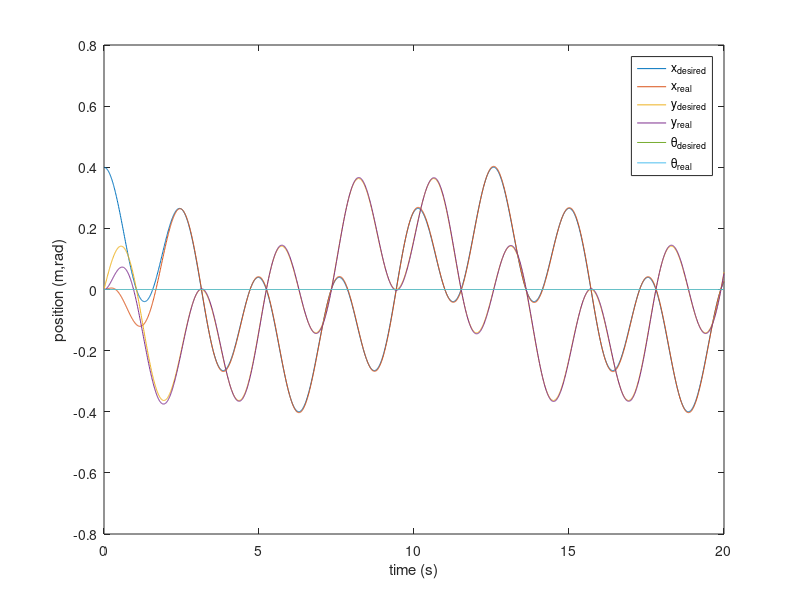
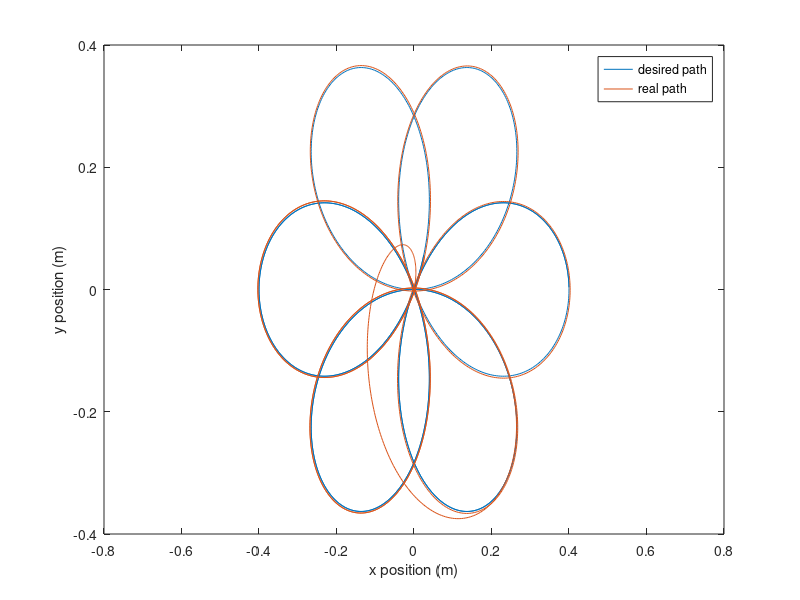
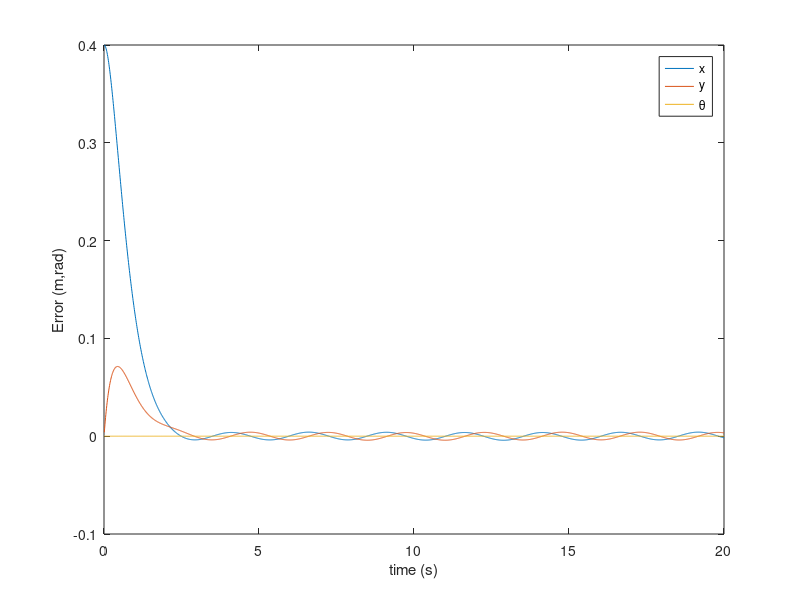

The MATLAB source for these figures, in order:
%% Question 3
% % 
clc
clear all

dt=0.01;
t_final=20;

outputs = zeros(t_final/dt,7);

y=[0;0;0];yd=[0;0;0];dyd=[0;0;0];ddyd=[0;0;0]; %will redefine these

z2=[0;0;0]; %velocities
z1=[0;0;0]; %position

Iw=0.0000427; %wheel moment of inertia - FIX THIS VALUE
rw=0.034925; %wheel radius
rR=0.195; %COM to wheel distance
m=3.5; %mass of the robot
IR=0.05; %robot moment of inertia


I=eye(4);
S=[0,0,0,0;0,0,0,0;0,0,0,0;0,0,0,0];
M=[m,0,0;0,m,0;0,0,IR];
Q=[-sin(z1(3)), -sin(z1(3)+pi/2), -sin(z1(3)+pi), -sin(z1(3)+3*pi/2);
    cos(z1(3)), cos(z1(3)+pi/2), cos(z1(3)+pi), cos(z1(3)+3*pi/2);
    rR,rR,rR,rR];
R=[0,1,rw;-1,0,rw;0,-1,rw;1,0,rw];
T=[cos(z1(3)),sin(z1(3)),0;-sin(z1(3)),cos(z1(3)),0;0,0,1];
Tdot=z2(3)*[-sin(z1(3)),cos(z1(3)),0;-cos(z1(3)),-sin(z1(3)),0;0,0,0];

Nstar=Iw/rw*(S+I)*R*Tdot;
Mstar=rw*Q\M+Iw/rw*(S+I)*R*T;

k1=[-4.1,0,0;0,-4.1,0;0,0,-4.1]; % THESE BETTER HAVE NEGATIVE EIGSSSS
k2=[-5,0,0;0,-5,0;0,0,-5];

u=-k1*(dyd-z2)-k2*(yd-z1);
tau=Mstar*(ddyd+u)+Nstar*z1;


%x_k+1=(Ax+Bu)*dt+x
%y_next = Cx*dt+y

%create some random points
randominput = rand(3,20)*6-3;

for t=1:t_final/dt
%    %sinusoidal functions
%    yd = [0.4*cos(t*dt);0.4*sin(t*dt);0];
%    dyd = [-0.4*sin(t*dt);0.4*cos(t*dt);0];
%    ddyd = [-0.4*cos(t*dt);-0.4*sin(t*dt);0];

   %go to a point
%     yd=[1;0;0];
%     dyd=[0;0;0];
%     ddyd=[0;0;0];

   %step functions
%      yd = [square(t*dt/2);0;5];
%      dyd=[0;0;0];
%      ddyd=[0;0;0];
    
   %random inputs
%    yd = randominput(:,int8(t*dt/5)+1);
%    dyd=[0;0;0];
%    ddyd=[0;0;0];

   %Rose Plot
   ped=3/2;
   yd=[cos(ped*t*dt)*cos(t*dt);cos(ped*t*dt)*sin(t*dt);0]*0.4;
   dyd = [sin(t*dt)*(-cos(ped*t*dt))-ped*cos(t*dt)*sin(ped*t*dt);
       cos(t*dt)*cos(ped*t*dt)-ped*sin(t*dt)*sin(ped*t*dt);
       0]*0.4;
   ddyd = [2*ped*sin(t*dt)*sin(ped*t*dt)-(ped^2+1)*cos(t*dt)*cos(ped*t*dt);
        -(ped^2+1)*sin(t*dt)*cos(ped*t*dt)-2*ped*cos(t*dt)*sin(ped*t*dt);
        0]*0.4;



    Q=[-sin(z1(3)), -sin(z1(3)+pi/2), -sin(z1(3)+pi), -sin(z1(3)+3*pi/2);
    cos(z1(3)), cos(z1(3)+pi/2), cos(z1(3)+pi), cos(z1(3)+3*pi/2);
    rR,rR,rR,rR];
    T=[cos(z1(3)),sin(z1(3)),0;-sin(z1(3)),cos(z1(3)),0;0,0,1];
    Tdot=z2(3)*[-sin(z1(3)),cos(z1(3)),0;-cos(z1(3)),-sin(z1(3)),0;0,0,0];
    
    Nstar=Iw/rw*(S+I)*R*Tdot;
    Mstar=rw*pinv(Q)*M+Iw/rw*(S+I)*R*T;
    
    y=z1;
    u=-k1*(dyd-z2)-k2*(yd-z1)
    tau=Mstar*(ddyd+u)+Nstar*z1 %WATCH IT U SILLY SILLY MAN

    
    if max(abs(tau))>23.144 %max torque of 75
        tau = tau./max(abs(tau))*23.144;
    end
    
    z1=z2*dt+z1;
    z2=Mstar\(tau-Nstar*z2)*dt+z2;

    outputs(int32(t),:)=[t*dt,yd(1),yd(2),yd(3),y(1),y(2),y(3)];
end

figure
plot(outputs(:,1),outputs(:,2),outputs(:,1),outputs(:,5),outputs(:,1),outputs(:,3),outputs(:,1),outputs(:,6),outputs(:,1),outputs(:,4),outputs(:,1),outputs(:,7));
legend('x_{desired}','x_{real}','y_{desired}','y_{real}','\theta_{desired}','\theta_{real}')
xlabel('time (s)')
ylabel('position (m,rad)')

figure
plot(outputs(:,2),outputs(:,3),outputs(:,5),outputs(:,6))
legend('desired path','real path')
xlabel('x position (m)')
ylabel('y position (m)')

figure
plot(outputs(:,1),outputs(:,2)-outputs(:,5),outputs(:,1),outputs(:,3)-outputs(:,6),outputs(:,1),outputs(:,4)-outputs(:,7));
legend('x','y','\theta')
xlabel('time (s)')
ylabel('Error (m,rad)')

